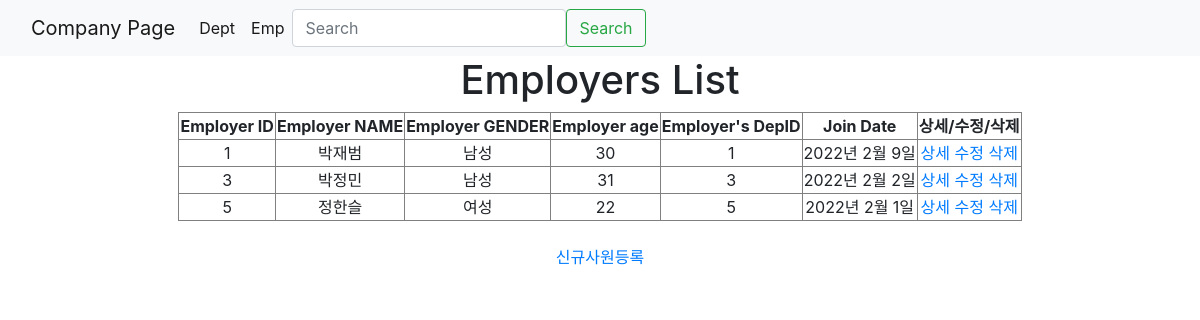
Page /company/employer/all/ on the committed database.
### company/models.py (models this page shows, shortened)
class Employer(models.Model):
    Employer_ID = models.AutoField(primary_key=True)
    Department_ID= models.ForeignKey("Department", on_delete=models.CASCADE)
    Employer_NAME = models.CharField(max_length=100)
    Employer_GENDER = models.CharField(max_length=30)
    Employer_age = models.IntegerField(default=0)
    Date_of_Join = models.DateField(null=True) #같이 쓴게 아니라 수정해서 더했기때문에 이렇게 썼음 ; 오류나서;
    Photo_Image = models.ImageField(upload_to='emp/images/%Y/%m/%d', blank=True, null=True) #같이 쓴게 아니라 수정해서 더했기때문에 이렇게 썼음 ; 오류나서;
    upload_at= models.DateTimeField(auto_now =True,null=True) #같이 쓴게 아니라 수정해서 더했기때문에 이렇게 썼음 ; 오류나서;

class Department(models.Model):
    Department_ID = models.AutoField(primary_key=True)
    Department_NAME = models.CharField(max_length=100)
    def __str__(self):
        return str(self.Department_ID)

### company/views.py (the view)
# urls.py: path('employer/all/', views.reaEmployerAll, name='empAll'),
def reaEmployerAll(request):
    qs = Employer.objects.all()
    context ={'employer_list':qs}
    return render(request,'emp/readEmployer.html',context)

### company/templates/emp/readEmployer.html (shortened to what this page needs)
<!DOCTYPE html>
<html lang="ko">
	<head>
        <link rel="stylesheet" href="https://stackpath.bootstrapcdn.com/bootstrap/4.3.1/css/bootstrap.min.css">
	</head>
{% include 'emp/emp.navbar.html' %}
	<body>
    <center>
		<h1>Employers List</h1>
		{% if employer_list %}
            <table style="text-align: center " border="1">
                <tr>
                    <th>Employer ID</th>
                    <th>Employer NAME</th>
                    <th>Employer GENDER</th>
                    <th>Employer age</th>
                    <th>Employer's DepID</th>
                    <th>Join Date</th>
                    <th>상세/수정/삭제</th>
                </tr>
			{% for e in employer_list %}
                <tr>
                    <td>{{ e.Employer_ID }}</td>
                    <td>{{ e.Employer_NAME }}</td>
                    <td>{{ e.Employer_GENDER }}</td>
                    <td>{{ e.Employer_age }}</td>
                    <td>{{ e.Department_ID }}</td>
                    <td>{{ e.Date_of_Join    }}</td>
                    <td><a href="{% url 'company:empDet' e.Employer_ID %}">상세</a>
				        <a href="{% url 'company:empMod' e.Employer_ID %}">수정</a>
				        <a href="{% url 'company:empDel'  e.Employer_ID %}">삭제</a></td>
                </tr>
			{% endfor %}
            </table>
		{% else %}
			<p> employer : 0</p>
		{% endif %}
		<a href="{% url 'company:regE' %}">신규사원등록</a>
    </center>
	</body>
</html>

### rows in the picture
Employer: Employer_ID "1", Employer_NAME "박재범", Employer_GENDER "남성", Employer_age "30", Department_ID "1", Date_of_Join "2022년 2월 9일"
Employer: Employer_ID "3", Employer_NAME "박정민", Employer_GENDER "남성", Employer_age "31", Department_ID "3", Date_of_Join "2022년 2월 2일"
Employer: Employer_ID "5", Employer_NAME "정한슬", Employer_GENDER "여성", Employer_age "22", Department_ID "5", Date_of_Join "2022년 2월 1일"
